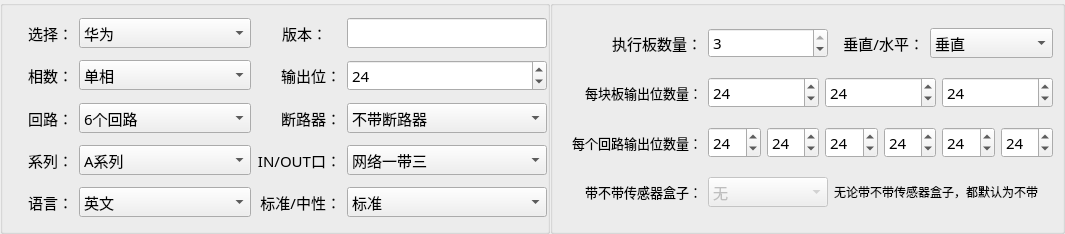
<?xml version="1.0" encoding="UTF-8"?>
<ui version="4.0">
 <class>Home_MpduParamWid</class>
 <widget class="QWidget" name="Home_MpduParamWid">
  <property name="geometry">
   <rect>
    <x>0</x>
    <y>0</y>
    <width>1065</width>
    <height>234</height>
   </rect>
  </property>
  <property name="font">
   <font>
    <family>微软雅黑</family>
    <pointsize>11</pointsize>
   </font>
  </property>
  <property name="windowTitle">
   <string>Form</string>
  </property>
  <layout class="QGridLayout" name="gridLayout_3">
   <property name="leftMargin">
    <number>0</number>
   </property>
   <property name="topMargin">
    <number>0</number>
   </property>
   <property name="rightMargin">
    <number>0</number>
   </property>
   <property name="bottomMargin">
    <number>0</number>
   </property>
   <property name="spacing">
    <number>0</number>
   </property>
   <item row="0" column="0">
    <widget class="QGroupBox" name="groupBox">
     <property name="minimumSize">
      <size>
       <width>550</width>
       <height>30</height>
      </size>
     </property>
     <property name="maximumSize">
      <size>
       <width>550</width>
       <height>16777215</height>
      </size>
     </property>
     <property name="title">
      <string/>
     </property>
     <layout class="QGridLayout" name="gridLayout">
      <property name="leftMargin">
       <number>0</number>
      </property>
      <property name="topMargin">
       <number>0</number>
      </property>
      <property name="rightMargin">
       <number>0</number>
      </property>
      <property name="bottomMargin">
       <number>0</number>
      </property>
      <property name="horizontalSpacing">
       <number>6</number>
      </property>
      <property name="verticalSpacing">
       <number>0</number>
      </property>
      <item row="0" column="0">
       <widget class="QLabel" name="label_1">
        <property name="minimumSize">
         <size>
          <width>60</width>
          <height>30</height>
         </size>
        </property>
        <property name="maximumSize">
         <size>
          <width>70</width>
          <height>16777215</height>
         </size>
        </property>
        <property name="text">
         <string>选择：</string>
        </property>
        <property name="alignment">
         <set>Qt::AlignRight|Qt::AlignTrailing|Qt::AlignVCenter</set>
        </property>
       </widget>
      </item>
      <item row="0" column="1">
       <widget class="QComboBox" name="verBox">
        <property name="minimumSize">
         <size>
          <width>0</width>
          <height>30</height>
         </size>
        </property>
        <property name="maximumSize">
         <size>
          <width>200</width>
          <height>16777215</height>
         </size>
        </property>
        <property name="currentIndex">
         <number>0</number>
        </property>
        <item>
         <property name="text">
          <string>华为</string>
         </property>
        </item>
        <item>
         <property name="text">
          <string>一期</string>
         </property>
        </item>
        <item>
         <property name="text">
          <string>二期</string>
         </property>
        </item>
       </widget>
      </item>
      <item row="0" column="2">
       <widget class="QLabel" name="label_2">
        <property name="minimumSize">
         <size>
          <width>60</width>
          <height>30</height>
         </size>
        </property>
        <property name="maximumSize">
         <size>
          <width>70</width>
          <height>16777215</height>
         </size>
        </property>
        <property name="text">
         <string>版本：</string>
        </property>
        <property name="alignment">
         <set>Qt::AlignRight|Qt::AlignTrailing|Qt::AlignVCenter</set>
        </property>
       </widget>
      </item>
      <item row="0" column="3">
       <widget class="QLineEdit" name="versionEdit">
        <property name="minimumSize">
         <size>
          <width>0</width>
          <height>30</height>
         </size>
        </property>
        <property name="maximumSize">
         <size>
          <width>200</width>
          <height>16777215</height>
         </size>
        </property>
       </widget>
      </item>
      <item row="1" column="0">
       <widget class="QLabel" name="label_3">
        <property name="minimumSize">
         <size>
          <width>60</width>
          <height>30</height>
         </size>
        </property>
        <property name="maximumSize">
         <size>
          <width>70</width>
          <height>16777215</height>
         </size>
        </property>
        <property name="text">
         <string>相数：</string>
        </property>
        <property name="alignment">
         <set>Qt::AlignRight|Qt::AlignTrailing|Qt::AlignVCenter</set>
        </property>
       </widget>
      </item>
      <item row="1" column="1">
       <widget class="QComboBox" name="lineBox">
        <property name="minimumSize">
         <size>
          <width>0</width>
          <height>30</height>
         </size>
        </property>
        <item>
         <property name="text">
          <string>单相</string>
         </property>
        </item>
        <item>
         <property name="text">
          <string>三相</string>
         </property>
        </item>
       </widget>
      </item>
      <item row="1" column="2">
       <widget class="QLabel" name="label_4">
        <property name="minimumSize">
         <size>
          <width>60</width>
          <height>30</height>
         </size>
        </property>
        <property name="maximumSize">
         <size>
          <width>90</width>
          <height>16777215</height>
         </size>
        </property>
        <property name="text">
         <string>输出位：</string>
        </property>
        <property name="alignment">
         <set>Qt::AlignRight|Qt::AlignTrailing|Qt::AlignVCenter</set>
        </property>
       </widget>
      </item>
      <item row="1" column="3">
       <widget class="QSpinBox" name="outputSpin">
        <property name="minimumSize">
         <size>
          <width>0</width>
          <height>30</height>
         </size>
        </property>
        <property name="maximum">
         <number>42</number>
        </property>
        <property name="value">
         <number>24</number>
        </property>
       </widget>
      </item>
      <item row="2" column="0">
       <widget class="QLabel" name="label_5">
        <property name="minimumSize">
         <size>
          <width>60</width>
          <height>30</height>
         </size>
        </property>
        <property name="maximumSize">
         <size>
          <width>70</width>
          <height>16777215</height>
         </size>
        </property>
        <property name="text">
         <string>回路：</string>
        </property>
        <property name="alignment">
         <set>Qt::AlignRight|Qt::AlignTrailing|Qt::AlignVCenter</set>
        </property>
       </widget>
      </item>
      <item row="2" column="1">
       <widget class="QComboBox" name="loopBox">
        <property name="minimumSize">
         <size>
          <width>0</width>
          <height>30</height>
         </size>
        </property>
        <property name="currentIndex">
         <number>4</number>
        </property>
        <item>
         <property name="text">
          <string>1个回路</string>
         </property>
        </item>
        <item>
         <property name="text">
          <string>2个回路</string>
         </property>
        </item>
        <item>
         <property name="text">
          <string>3个回路</string>
         </property>
        </item>
        <item>
         <property name="text">
          <string>4个回路</string>
         </property>
        </item>
        <item>
         <property name="text">
          <string>6个回路</string>
         </property>
        </item>
       </widget>
      </item>
      <item row="2" column="2">
       <widget class="QLabel" name="label_6">
        <property name="minimumSize">
         <size>
          <width>60</width>
          <height>30</height>
         </size>
        </property>
        <property name="maximumSize">
         <size>
          <width>90</width>
          <height>16777215</height>
         </size>
        </property>
        <property name="text">
         <string>断路器：</string>
        </property>
        <property name="alignment">
         <set>Qt::AlignRight|Qt::AlignTrailing|Qt::AlignVCenter</set>
        </property>
       </widget>
      </item>
      <item row="2" column="3">
       <widget class="QComboBox" name="breakerBox">
        <property name="minimumSize">
         <size>
          <width>0</width>
          <height>30</height>
         </size>
        </property>
        <item>
         <property name="text">
          <string>不带断路器</string>
         </property>
        </item>
        <item>
         <property name="text">
          <string>带断路器</string>
         </property>
        </item>
       </widget>
      </item>
      <item row="3" column="0">
       <widget class="QLabel" name="label_7">
        <property name="minimumSize">
         <size>
          <width>60</width>
          <height>30</height>
         </size>
        </property>
        <property name="maximumSize">
         <size>
          <width>70</width>
          <height>16777215</height>
         </size>
        </property>
        <property name="text">
         <string>系列：</string>
        </property>
        <property name="alignment">
         <set>Qt::AlignRight|Qt::AlignTrailing|Qt::AlignVCenter</set>
        </property>
       </widget>
      </item>
      <item row="3" column="1">
       <widget class="QComboBox" name="seriesBox">
        <property name="minimumSize">
         <size>
          <width>0</width>
          <height>30</height>
         </size>
        </property>
        <item>
         <property name="text">
          <string>A系列</string>
         </property>
        </item>
        <item>
         <property name="text">
          <string>B系列</string>
         </property>
        </item>
        <item>
         <property name="text">
          <string>C系列</string>
         </property>
        </item>
        <item>
         <property name="text">
          <string>D系列</string>
         </property>
        </item>
        <item>
         <property name="text">
          <string>新A系列</string>
         </property>
        </item>
       </widget>
      </item>
      <item row="3" column="2">
       <widget class="QLabel" name="label_8">
        <property name="minimumSize">
         <size>
          <width>60</width>
          <height>30</height>
         </size>
        </property>
        <property name="maximumSize">
         <size>
          <width>90</width>
          <height>16777215</height>
         </size>
        </property>
        <property name="text">
         <string>IN/OUT口：</string>
        </property>
        <property name="alignment">
         <set>Qt::AlignRight|Qt::AlignTrailing|Qt::AlignVCenter</set>
        </property>
       </widget>
      </item>
      <item row="3" column="3">
       <widget class="QComboBox" name="modbusBox">
        <property name="minimumSize">
         <size>
          <width>0</width>
          <height>30</height>
         </size>
        </property>
        <item>
         <property name="text">
          <string>网络一带三</string>
         </property>
        </item>
        <item>
         <property name="text">
          <string>Modbus</string>
         </property>
        </item>
       </widget>
      </item>
      <item row="4" column="0">
       <widget class="QLabel" name="label_9">
        <property name="minimumSize">
         <size>
          <width>60</width>
          <height>30</height>
         </size>
        </property>
        <property name="maximumSize">
         <size>
          <width>70</width>
          <height>16777215</height>
         </size>
        </property>
        <property name="text">
         <string>语言：</string>
        </property>
        <property name="alignment">
         <set>Qt::AlignRight|Qt::AlignTrailing|Qt::AlignVCenter</set>
        </property>
       </widget>
      </item>
      <item row="4" column="1">
       <widget class="QComboBox" name="languageBox">
        <property name="minimumSize">
         <size>
          <width>0</width>
          <height>30</height>
         </size>
        </property>
        <item>
         <property name="text">
          <string>英文</string>
         </property>
        </item>
        <item>
         <property name="text">
          <string>中文</string>
         </property>
        </item>
       </widget>
      </item>
      <item row="4" column="2">
       <widget class="QLabel" name="label_10">
        <property name="minimumSize">
         <size>
          <width>60</width>
          <height>30</height>
         </size>
        </property>
        <property name="maximumSize">
         <size>
          <width>90</width>
          <height>16777215</height>
         </size>
        </property>
        <property name="text">
         <string>标准/中性：</string>
        </property>
        <property name="alignment">
         <set>Qt::AlignRight|Qt::AlignTrailing|Qt::AlignVCenter</set>
        </property>
       </widget>
      </item>
      <item row="4" column="3">
       <widget class="QComboBox" name="standardBox">
        <property name="minimumSize">
         <size>
          <width>0</width>
          <height>30</height>
         </size>
        </property>
        <item>
         <property name="text">
          <string>标准</string>
         </property>
        </item>
        <item>
         <property name="text">
          <string>中性</string>
         </property>
        </item>
       </widget>
      </item>
     </layout>
    </widget>
   </item>
   <item row="0" column="1">
    <widget class="QGroupBox" name="groupBox_2">
     <property name="minimumSize">
      <size>
       <width>0</width>
       <height>30</height>
      </size>
     </property>
     <property name="title">
      <string/>
     </property>
     <layout class="QGridLayout" name="gridLayout_2">
      <property name="verticalSpacing">
       <number>6</number>
      </property>
      <item row="0" column="0">
       <layout class="QHBoxLayout" name="horizontalLayout_4">
        <item>
         <widget class="QLabel" name="label_91">
          <property name="minimumSize">
           <size>
            <width>140</width>
            <height>30</height>
           </size>
          </property>
          <property name="maximumSize">
           <size>
            <width>140</width>
            <height>16777215</height>
           </size>
          </property>
          <property name="text">
           <string>执行板数量：</string>
          </property>
          <property name="alignment">
           <set>Qt::AlignRight|Qt::AlignTrailing|Qt::AlignVCenter</set>
          </property>
         </widget>
        </item>
        <item>
         <widget class="QSpinBox" name="boardSpin">
          <property name="minimumSize">
           <size>
            <width>0</width>
            <height>30</height>
           </size>
          </property>
          <property name="maximumSize">
           <size>
            <width>120</width>
            <height>16777215</height>
           </size>
          </property>
          <property name="maximum">
           <number>3</number>
          </property>
          <property name="value">
           <number>3</number>
          </property>
         </widget>
        </item>
        <item>
         <widget class="QLabel" name="label_100">
          <property name="minimumSize">
           <size>
            <width>60</width>
            <height>30</height>
           </size>
          </property>
          <property name="maximumSize">
           <size>
            <width>90</width>
            <height>16777215</height>
           </size>
          </property>
          <property name="text">
           <string>垂直/水平：</string>
          </property>
          <property name="alignment">
           <set>Qt::AlignRight|Qt::AlignTrailing|Qt::AlignVCenter</set>
          </property>
         </widget>
        </item>
        <item>
         <widget class="QComboBox" name="levelBox">
          <property name="minimumSize">
           <size>
            <width>0</width>
            <height>30</height>
           </size>
          </property>
          <item>
           <property name="text">
            <string>垂直</string>
           </property>
          </item>
          <item>
           <property name="text">
            <string>水平</string>
           </property>
          </item>
         </widget>
        </item>
       </layout>
      </item>
      <item row="1" column="0">
       <layout class="QHBoxLayout" name="horizontalLayout">
        <item>
         <widget class="QLabel" name="label_11">
          <property name="minimumSize">
           <size>
            <width>140</width>
            <height>30</height>
           </size>
          </property>
          <property name="maximumSize">
           <size>
            <width>140</width>
            <height>16777215</height>
           </size>
          </property>
          <property name="font">
           <font>
            <family>微软雅黑</family>
            <pointsize>10</pointsize>
           </font>
          </property>
          <property name="text">
           <string>每块板输出位数量：</string>
          </property>
          <property name="alignment">
           <set>Qt::AlignRight|Qt::AlignTrailing|Qt::AlignVCenter</set>
          </property>
         </widget>
        </item>
        <item>
         <widget class="QSpinBox" name="opSpin_1">
          <property name="minimumSize">
           <size>
            <width>0</width>
            <height>30</height>
           </size>
          </property>
          <property name="maximum">
           <number>42</number>
          </property>
          <property name="value">
           <number>24</number>
          </property>
         </widget>
        </item>
        <item>
         <widget class="QSpinBox" name="opSpin_2">
          <property name="minimumSize">
           <size>
            <width>0</width>
            <height>30</height>
           </size>
          </property>
          <property name="maximum">
           <number>42</number>
          </property>
          <property name="value">
           <number>24</number>
          </property>
         </widget>
        </item>
        <item>
         <widget class="QSpinBox" name="opSpin_3">
          <property name="minimumSize">
           <size>
            <width>0</width>
            <height>30</height>
           </size>
          </property>
          <property name="maximum">
           <number>42</number>
          </property>
          <property name="value">
           <number>24</number>
          </property>
         </widget>
        </item>
       </layout>
      </item>
      <item row="2" column="0">
       <layout class="QHBoxLayout" name="horizontalLayout_2">
        <item>
         <widget class="QLabel" name="label_12">
          <property name="minimumSize">
           <size>
            <width>140</width>
            <height>30</height>
           </size>
          </property>
          <property name="maximumSize">
           <size>
            <width>140</width>
            <height>16777215</height>
           </size>
          </property>
          <property name="font">
           <font>
            <family>微软雅黑</family>
            <pointsize>10</pointsize>
           </font>
          </property>
          <property name="text">
           <string>每个回路输出位数量：</string>
          </property>
          <property name="alignment">
           <set>Qt::AlignRight|Qt::AlignTrailing|Qt::AlignVCenter</set>
          </property>
         </widget>
        </item>
        <item>
         <widget class="QSpinBox" name="lpSpin_1">
          <property name="minimumSize">
           <size>
            <width>0</width>
            <height>30</height>
           </size>
          </property>
          <property name="maximum">
           <number>42</number>
          </property>
          <property name="value">
           <number>24</number>
          </property>
         </widget>
        </item>
        <item>
         <widget class="QSpinBox" name="lpSpin_2">
          <property name="minimumSize">
           <size>
            <width>0</width>
            <height>30</height>
           </size>
          </property>
          <property name="maximum">
           <number>42</number>
          </property>
          <property name="value">
           <number>24</number>
          </property>
         </widget>
        </item>
        <item>
         <widget class="QSpinBox" name="lpSpin_3">
          <property name="minimumSize">
           <size>
            <width>0</width>
            <height>30</height>
           </size>
          </property>
          <property name="maximum">
           <number>42</number>
          </property>
          <property name="value">
           <number>24</number>
          </property>
         </widget>
        </item>
        <item>
         <widget class="QSpinBox" name="lpSpin_4">
          <property name="minimumSize">
           <size>
            <width>0</width>
            <height>30</height>
           </size>
          </property>
          <property name="maximum">
           <number>42</number>
          </property>
          <property name="value">
           <number>24</number>
          </property>
         </widget>
        </item>
        <item>
         <widget class="QSpinBox" name="lpSpin_5">
          <property name="minimumSize">
           <size>
            <width>0</width>
            <height>30</height>
           </size>
          </property>
          <property name="maximum">
           <number>42</number>
          </property>
          <property name="value">
           <number>24</number>
          </property>
         </widget>
        </item>
        <item>
         <widget class="QSpinBox" name="lpSpin_6">
          <property name="minimumSize">
           <size>
            <width>0</width>
            <height>30</height>
           </size>
          </property>
          <property name="maximum">
           <number>42</number>
          </property>
          <property name="value">
           <number>24</number>
          </property>
         </widget>
        </item>
       </layout>
      </item>
      <item row="3" column="0">
       <layout class="QHBoxLayout" name="horizontalLayout_3">
        <item>
         <widget class="QLabel" name="label_27">
          <property name="minimumSize">
           <size>
            <width>140</width>
            <height>30</height>
           </size>
          </property>
          <property name="maximumSize">
           <size>
            <width>140</width>
            <height>16777215</height>
           </size>
          </property>
          <property name="font">
           <font>
            <family>微软雅黑</family>
            <pointsize>10</pointsize>
           </font>
          </property>
          <property name="text">
           <string>带不带传感器盒子：</string>
          </property>
          <property name="alignment">
           <set>Qt::AlignRight|Qt::AlignTrailing|Qt::AlignVCenter</set>
          </property>
         </widget>
        </item>
        <item>
         <widget class="QComboBox" name="envBox">
          <property name="enabled">
           <bool>false</bool>
          </property>
          <property name="minimumSize">
           <size>
            <width>120</width>
            <height>30</height>
           </size>
          </property>
          <property name="maximumSize">
           <size>
            <width>120</width>
            <height>16777215</height>
           </size>
          </property>
          <item>
           <property name="text">
            <string>无</string>
           </property>
          </item>
          <item>
           <property name="text">
            <string>有</string>
           </property>
          </item>
         </widget>
        </item>
        <item>
         <widget class="QLabel" name="label_14">
          <property name="maximumSize">
           <size>
            <width>16777215</width>
            <height>30</height>
           </size>
          </property>
          <property name="font">
           <font>
            <pointsize>9</pointsize>
           </font>
          </property>
          <property name="text">
           <string>无论带不带传感器盒子，都默认为不带</string>
          </property>
         </widget>
        </item>
       </layout>
      </item>
     </layout>
    </widget>
   </item>
  </layout>
 </widget>
 <resources/>
 <connections/>
</ui>
